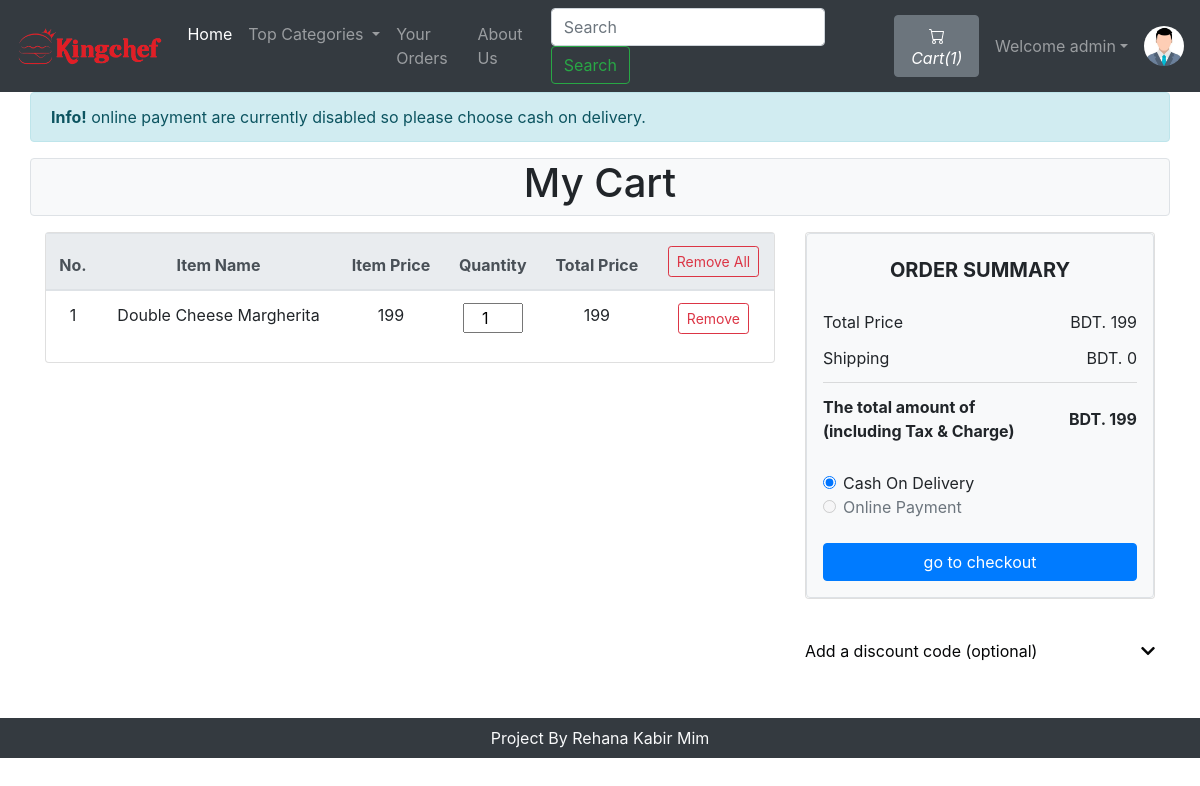
/viewCart.php (signed in), run on the app's committed database.
### tables this page shows
CREATE TABLE `viewcart` (
  `cartItemId` int(11) NOT NULL,
  `pizzaId` int(11) NOT NULL,
  `itemQuantity` int(100) NOT NULL,
  `userId` int(11) NOT NULL,
  `addedDate` datetime NOT NULL DEFAULT current_timestamp()
);

CREATE TABLE `pizza` (
  `pizzaId` int(12) NOT NULL,
  `pizzaName` varchar(255) NOT NULL,
  `pizzaPrice` int(12) NOT NULL,
  `pizzaDesc` text NOT NULL,
  `pizzaCategorieId` int(12) NOT NULL,
  `pizzaPubDate` datetime NOT NULL DEFAULT current_timestamp()
);

### viewCart.php (the view, shortened to what this page needs)
<!doctype html>
<html lang="en">
<head>
    <link rel="stylesheet" href="https://stackpath.bootstrapcdn.com/bootstrap/4.4.1/css/bootstrap.min.css">
    <link rel="stylesheet" href="https://use.fontawesome.com/releases/v5.8.2/css/all.css">
</head>
<body>
    <?php include 'partials/_dbconnect.php';?>
    <?php require 'partials/_nav.php' ?>
    <?php
    if($loggedin){
    ?>
    <div class="container" id="cont">
        <div class="row">
            <div class="alert alert-info mb-0" style="width: -webkit-fill-available;">
              <strong>Info!</strong> online payment are currently disabled so please choose cash on delivery.
            </div>
            <div class="col-lg-12 text-center border rounded bg-light my-3">
                <h1>My Cart</h1>
            </div>
            <div class="col-lg-8">
                <div class="card wish-list mb-3">
                    <table class="table text-center">
                        <thead class="thead-light">
                            <tr>
                                <th scope="col">No.</th>
                                <th scope="col">Item Name</th>
                                <th scope="col">Item Price</th>
                                <th scope="col">Quantity</th>
                                <th scope="col">Total Price</th>
                                <th scope="col">
                                    <form action="partials/_manageCart.php" method="POST">
                                        <button name="removeAllItem" class="btn btn-sm btn-outline-danger">Remove All</button>
                                        <input type="hidden" name="userId" value="<?php $userId = $_SESSION['userId']; echo $userId ?>">
                                    </form>
                                </th>
                            </tr>
                        </thead>
                        <tbody>
                            <?php
                                $sql = "SELECT * FROM `viewcart` WHERE `userId`= $userId";
                                $result = mysqli_query($conn, $sql);
                                $counter = 0;
                                $totalPrice = 0;
                                while($row = mysqli_fetch_assoc($result)){
                                    $pizzaId = $row['pizzaId'];
                                    $Quantity = $row['itemQuantity'];
                                    $mysql = "SELECT * FROM `pizza` WHERE pizzaId = $pizzaId";
                                    $myresult = mysqli_query($conn, $mysql);
                                    $myrow = mysqli_fetch_assoc($myresult);
                                    $pizzaName = $myrow['pizzaName'];
                                    $pizzaPrice = $myrow['pizzaPrice'];
                                    $total = $pizzaPrice * $Quantity;
                                    $counter++;
                                    $totalPrice = $totalPrice + $total;
                                    echo '<tr>
                                            <td>' . $counter . '</td>
                                            <td>' . $pizzaName . '</td>
                                            <td>' . $pizzaPrice . '</td>
                                            <td>
                                                <form id="frm' . $pizzaId . '">
                                                    <input type="hidden" name="pizzaId" value="' . $pizzaId . '">
                                                    <input type="number" name="quantity" value="' . $Quantity . '" class="text-center" onchange="updateCart(' . $pizzaId . ')" onkeyup="return false" style="width:60px" min=1 oninput="check(this)" onClick="this.select();">
                                                </form>
                                            </td>
                                            <td>' . $total . '</td>
                                            <td>
                                                <form action="partials/_manageCart.php" method="POST">
                                                    <button name="removeItem" class="btn btn-sm btn-outline-danger">Remove</button>
                                                    <input type="hidden" name="itemId" value="'.$pizzaId. '">
                                                </form>
                                            </td>
                                        </tr>';
                                }
                                    ?>
                        </tbody>
                    </table>
                </div>
            </div>
            <div class="col-lg-4">
                <div class="card wish-list mb-3">
                    <div class="pt-4 border bg-light rounded p-3">
                        <h5 class="mb-3 text-uppercase font-weight-bold text-center">Order summary</h5>
                        <ul class="list-group list-group-flush">
                            <li class="list-group-item d-flex justify-content-between align-items-center border-0 px-0 pb-0 bg-light">Total Price<span>BDT. <?php echo $totalPrice ?></span></li>
                            <li class="list-group-item d-flex justify-content-between align-items-center px-0 bg-light">Shipping<span>BDT. 0</span></li>
                            <li class="list-group-item d-flex justify-content-between align-items-center border-0 px-0 mb-3 bg-light">
                                <div>
                                    <strong>The total amount of</strong>
                                    <strong><p class="mb-0">(including Tax & Charge)</p></strong>
                                </div>
                                <span><strong>BDT. <?php echo $totalPrice ?></strong></span>
                            </li>
                        </ul>
                        <div class="form-check">
                            <input class="form-check-input" type="radio" name="flexRadioDefault" id="flexRadioDefault1" checked>
                            <label class="form-check-label" for="flexRadioDefault1">
                                Cash On Delivery
                            </label>
                        </div>
                        <div class="form-check">
                            <input class="form-check-input" type="radio" name="flexRadioDefault1" id="flexRadioDefault1" disabled>
                            <label class="form-check-label" for="flexRadioDefault1">
                                Online Payment
                            </label>
                        </div><br>
                        <button type="button" class="btn btn-primary btn-block" data-toggle="modal" data-target="#checkoutModal">go to checkout</button>
                    </div>
                </div>
                <div class="mb-3">
                    <div class="pt-4">
                        <a class="dark-grey-text d-flex justify-content-between" style="text-decoration: none; color: #050607;" data-toggle="collapse" href="#collapseExample"
                            aria-expanded="false" aria-controls="collapseExample">
                            Add a discount code (optional)
                            <span><i class="fas fa-chevron-down pt-1"></i></span>
                        </a>
                    </div>
                </div>
            </div>
        </div>
    </div>
    <?php
    }
    else {
        echo '<div class="container" style="min-height : 610px;">
        <div class="alert alert-info my-3">
            <font style="font-size:22px"><center>Before checkout you need to <strong><a class="alert-link" data-toggle="modal" data-target="#loginModal">Login</a></strong></center></font>
        </div></div>';
    }
    ?>
    <?php require 'partials/_footer.php' ?>
</body>
</html>

### viewCart.php (style rules this page uses)
#cont { min-height : 626px; }

### data on the page
viewcart: pizzaId.pizzaName "Double Cheese Margherita", pizzaId.pizzaPrice "199", quantity "1"

### other printed values
$count "1"
$username "admin"
$totalPrice "199"
